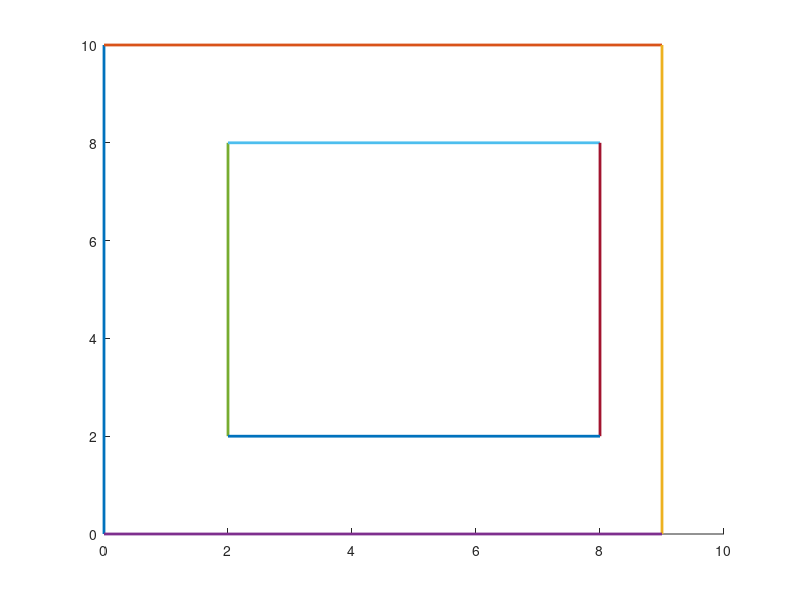

This chart was generated by the following MATLAB code:
function [map] = map()
    
    map = [
        %x1     y1      x2      y2
        %outer lines
        0       0       0       10
        0       10      9       10
        9       10      9       0
        9       0       0       0
        %inner lines
        2       2       2       8
        2       8       8       8
        8       8       8       2
        8       2       2       2
    ];
    
    hold on
    for line = 1:size(map,1)
        A = map(line,1:2);
        B = map(line,3:4);
        plot([A(1) B(1)],[A(2) B(2)],'LineWidth',2);
    end

end